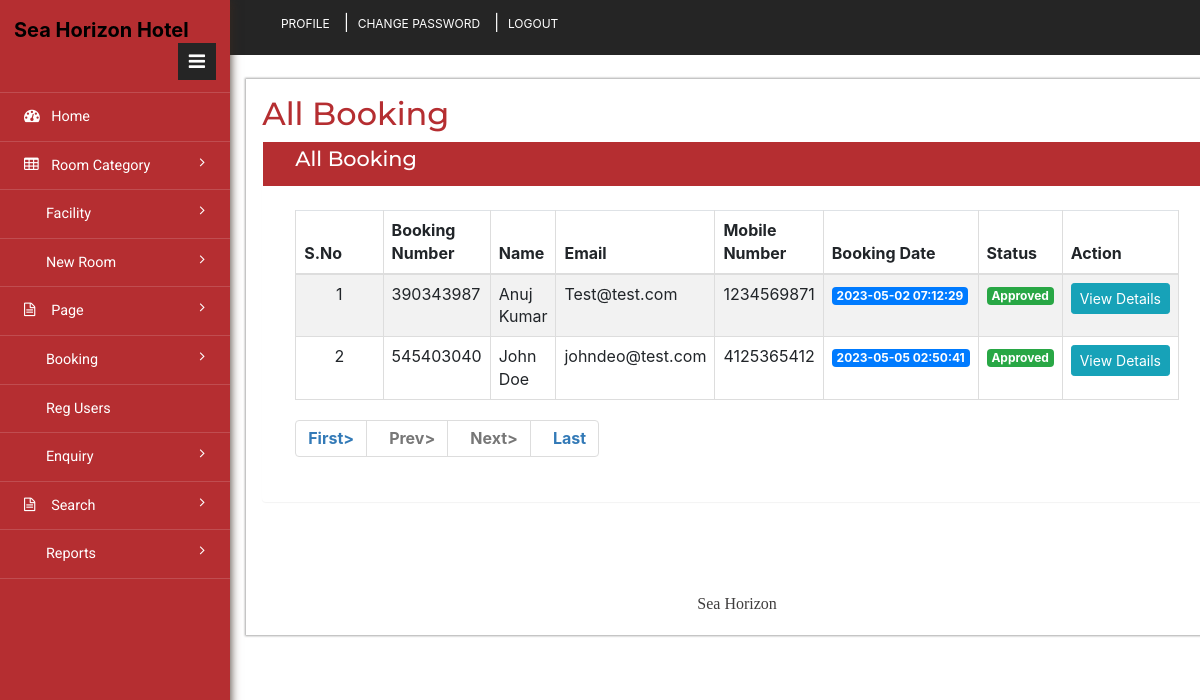
Page /hbms/admin/all-booking.php (signed in) on the committed database.
### tables this page shows
CREATE TABLE `tblbooking` (
  `ID` int(10) NOT NULL,
  `RoomId` int(5) DEFAULT NULL,
  `BookingNumber` varchar(120) DEFAULT NULL,
  `UserID` int(5) NOT NULL,
  `IDType` varchar(120) DEFAULT NULL,
  `Gender` varchar(50) DEFAULT NULL,
  `Address` mediumtext DEFAULT NULL,
  `CheckinDate` varchar(200) DEFAULT NULL,
  `CheckoutDate` varchar(200) DEFAULT NULL,
  `BookingDate` timestamp NULL DEFAULT current_timestamp(),
  `Remark` varchar(50) DEFAULT NULL,
  `Status` varchar(50) DEFAULT NULL,
  `UpdationDate` timestamp NULL DEFAULT NULL ON UPDATE current_timestamp()
);

CREATE TABLE `tbluser` (
  `ID` int(10) NOT NULL,
  `FullName` varchar(200) DEFAULT NULL,
  `MobileNumber` bigint(10) DEFAULT NULL,
  `Email` varchar(120) DEFAULT NULL,
  `Password` varchar(120) DEFAULT NULL,
  `RegDate` timestamp NULL DEFAULT current_timestamp()
);

### hbms/admin/all-booking.php (the view, shortened to what this page needs)
<?php
include('includes/dbconnection.php');
if (strlen($_SESSION['hbmsaid'] == 0)) {
    header('location:logout.php');
} else {
?>
    <!DOCTYPE HTML>
    <html>
    <head>
        <link href="css/bootstrap.min.css" rel='stylesheet' type='text/css' />
        <link href="css/style.css" rel='stylesheet' type='text/css' />
        <link href="css/font-awesome.css" rel="stylesheet">
        <link rel="stylesheet" href="css/icon-font.min.css" type='text/css' />
    </head>
    <body>
        <div class="page-container">
            <div class="left-content">
                <div class="inner-content">
                    <?php include_once('includes/header.php'); ?>
                    <div class="content">
                        <div class="women_main">
                            <div class="grids">
                                <div class="progressbar-heading grids-heading">
                                    <h2>All Booking</h2>
                                </div>
                                <div class="panel panel-widget forms-panel">
                                    <div class="forms">
                                        <div class="form-grids widget-shadow" data-example-id="basic-forms">
                                            <div class="form-title">
                                                <h4>All Booking</h4>
                                            </div>
                                            <div class="form-body">
                                                <table class="table table-bordered table-striped table-vcenter js-dataTable-full-pagination">
                                                    <thead>
                                                        <tr>
                                                            <th>S.No</th>
                                                            <th>Booking Number</th>
                                                            <th>Name</th>
                                                            <th>Email</th>
                                                            <th>Mobile Number</th>
                                                            <th>Booking Date</th>
                                                            <th>Status</th>
                                                            <th>Action</th>
                                                        </tr>
                                                    </thead>
                                                    <tbody>
                                                        <?php
                                                        if (isset($_GET['pageno'])) {
                                                            $pageno = $_GET['pageno'];
                                                        } else {
                                                            $pageno = 1;
                                                        }
                                                        $no_of_records_per_page = 10;
                                                        $offset = ($pageno - 1) * $no_of_records_per_page;
                                                        $ret = "SELECT ID FROM tblbooking";
                                                        $query1 = $dbh->prepare($ret);
                                                        $query1->execute();
                                                        $total_rows = $query1->rowCount();
                                                        $total_pages = ceil($total_rows / $no_of_records_per_page);
                                                        $sql = "SELECT tbluser.*,tblbooking.BookingNumber,tblbooking.ID,tblbooking.Status,tblbooking.BookingDate from tblbooking join tbluser on tblbooking.UserID=tbluser.ID  LIMIT $offset, $no_of_records_per_page";
                                                        $query = $dbh->prepare($sql);
                                                        $query->execute();
                                                        $results = $query->fetchAll(PDO::FETCH_OBJ);
                                                        $cnt = 1;
                                                        if ($query->rowCount() > 0) {
                                                            foreach ($results as $row) {               ?>
                                                                <tr>
                                                                    <td class="text-center"><?php echo htmlentities($cnt); ?></td>
                                                                    <td><?php echo htmlentities($row->BookingNumber); ?></td>
                                                                    <td><?php echo htmlentities($row->FullName); ?></td>
                                                                    <td><?php echo htmlentities($row->Email); ?></td>
                                                                    <td><?php echo htmlentities($row->MobileNumber); ?></td>
                                                                    <td><span class="badge badge-primary"><?php echo htmlentities($row->BookingDate); ?></span>
                                                                    </td>
                                                                    <td>
                                                                        <?php $status = $row->Status;
                                                                        if ($status == ''):
                                                                        ?>
                                                                            <span class="badge badge-warning"><?php echo htmlentities('Not Updated Yet'); ?></span>
                                                                        <?php elseif ($status == 'Cancelled'): ?>
                                                                            <span class="badge badge-danger"><?php echo htmlentities($row->Status); ?></span>
                                                                        <?php elseif ($status == 'Approved'): ?>
                                                                            <span class="badge badge-success"><?php echo htmlentities($row->Status); ?></span>
                                                                        <?php endif; ?>
                                                                    </td>
                                                                    <td class="d-none d-sm-table-cell"><a href="view-booking-detail.php?bookingid=<?php echo htmlentities($row->BookingNumber); ?>" class="btn btn-info btn-sm">View Details</a></td>
                                                                </tr>
                                                            <?php $cnt = $cnt + 1;
                                                            }
                                                        } else { ?>
                                                            <tr>
                                                                <td colspan="8" style="color:red; font-size:22px; text-align:center">No record found</td>
                                                            </tr>
                                                        <?php } ?>
                                                    </tbody>
                                                </table>
                                                <div align="left">
                                                    <ul class="pagination">
                                                        <li><a href="?pageno=1"><strong>First></strong></a></li>
                                                        <li class="<?php if ($pageno <= 1) {
                                                                        echo 'disabled';
                                                                    } ?>">
                                                            <a href="<?php if ($pageno <= 1) {
                                                                            echo '#';
                                                                        } else {
                                                                            echo "?pageno=" . ($pageno - 1);
                                                                        } ?>"><strong style="padding-left: 10px">Prev></strong></a>
                                                        </li>
                                                        <li class="<?php if ($pageno >= $total_pages) {
                                                                        echo 'disabled';
                                                                    } ?>">
                                                            <a href="<?php if ($pageno >= $total_pages) {
                                                                            echo '#';
                                                                        } else {
                                                                            echo "?pageno=" . ($pageno + 1);
                                                                        } ?>"><strong style="padding-left: 10px">Next></strong></a>
                                                        </li>
                                                        <li><a href="?pageno=<?php echo $total_pages; ?>"><strong style="padding-left: 10px">Last</strong></a></li>
                                                    </ul>
                                                </div>
                                            </div>
                                        </div>
                                    </div>
                                </div>
                            </div>
                            <?php include_once('includes/footer.php'); ?>
                        </div>
                    </div>
                </div>
            </div>
            <?php include_once('includes/sidebar.php'); ?>
        </div>
        <link rel="stylesheet" href="https://cdn.jsdelivr.net/npm/bootstrap@4.6.2/dist/css/bootstrap.min.css">
    </body>
    </html><?php }  ?>

### rows in the picture
tblbooking: BookingNumber "390343987", UserID.FullName "Anuj Kumar", UserID.Email "Test@test.com", UserID.MobileNumber "1234569871", BookingDate "2023-05-02 07:12:29", Status "Approved"
tblbooking: BookingNumber "545403040", UserID.FullName "John Doe", UserID.Email "johndeo@test.com", UserID.MobileNumber "4125365412", BookingDate "2023-05-05 02:50:41", Status "Approved"
